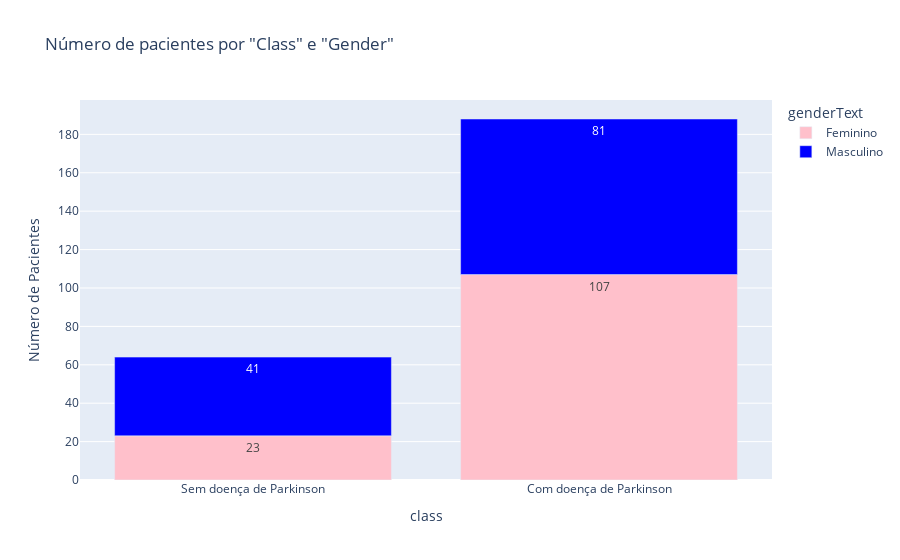

Write notebook code for a chart like this one.
### Markdown cell above
# Target feature is unbalanced, like in most medical data, but this time we have 0 class underrepresented (no Parkinsons's Disease)

### Code cell
gender_mapping = {0: 'Masculino', 1: 'Feminino'}
df['genderText'] = df['gender'].map(gender_mapping)

grouped_df = df.groupby(['genderText', 'class']).size().divide(3).astype('int64').reset_index(name='Count')

fig = px.bar(
    grouped_df,
    x='class',
    y='Count',
    color='genderText',
    text='Count',  # Use the 'Count' column for text inside bars
    labels={'Count': 'Número de Pacientes'},
    color_discrete_map={'Masculino': 'blue', 'Feminino': 'pink'},  # Define colors for the legend
    title='Número de pacientes por "Class" e "Gender"'
)


# Add custom x-axis tick labels
class_labels = ['Sem doença de Parkinson', 'Com doença de Parkinson',]  # Replace with your custom labels
fig.update_xaxes(ticktext=class_labels, tickvals=[0, 1])

fig.update_layout(
    legend_title_text='genderText',  # Set the title for the legend
    coloraxis_colorbar_title='genderText',  # Set the title for the color legend
    uniformtext_minsize=8,  # Set the minimum text size
    uniformtext_mode='hide'  # Hide text when it doesn't fit
)

# Show the bar chart
fig.update_layout(legend_title_text='genderText')
fig.show()
df = df.drop("genderText", axis=1)

### Figure 1 — Plotly figure (JSON) as saved in the notebook; plotly's stock layout.template omitted (floating-point values rounded to 4 significant figures)
{"data": [{"alignmentgroup": "True", "hovertemplate": "genderText=Feminino<br>class=%{x}<br>Número de Pacientes=%{text}<extra></extra>", "legendgroup": "Feminino", "marker": {"color": "pink", "pattern": {"shape": ""}}, "name": "Feminino", "offsetgroup": "Feminino", "orientation": "v", "showlegend": true, "text": [23, 107], "textposition": "auto", "type": "bar", "x": [0, 1], "xaxis": "x", "y": [23, 107], "yaxis": "y"}, {"alignmentgroup": "True", "hovertemplate": "genderText=Masculino<br>class=%{x}<br>Número de Pacientes=%{text}<extra></extra>", "legendgroup": "Masculino", "marker": {"color": "blue", "pattern": {"shape": ""}}, "name": "Masculino", "offsetgroup": "Masculino", "orientation": "v", "showlegend": true, "text": [41, 81], "textposition": "auto", "type": "bar", "x": [0, 1], "xaxis": "x", "y": [41, 81], "yaxis": "y"}], "layout": {"barmode": "relative", "coloraxis": {"colorbar": {"title": {"text": "genderText"}}}, "legend": {"title": {"text": "genderText"}, "tracegroupgap": 0}, "title": {"text": "Número de pacientes por \"Class\" e \"Gender\""}, "uniformtext": {"minsize": 8, "mode": "hide"}, "xaxis": {"anchor": "y", "domain": [0, 1], "ticktext": ["Sem doença de Parkinson", "Com doença de Parkinson"], "tickvals": [0, 1], "title": {"text": "class"}}, "yaxis": {"anchor": "x", "domain": [0, 1], "title": {"text": "Número de Pacientes"}}}}
